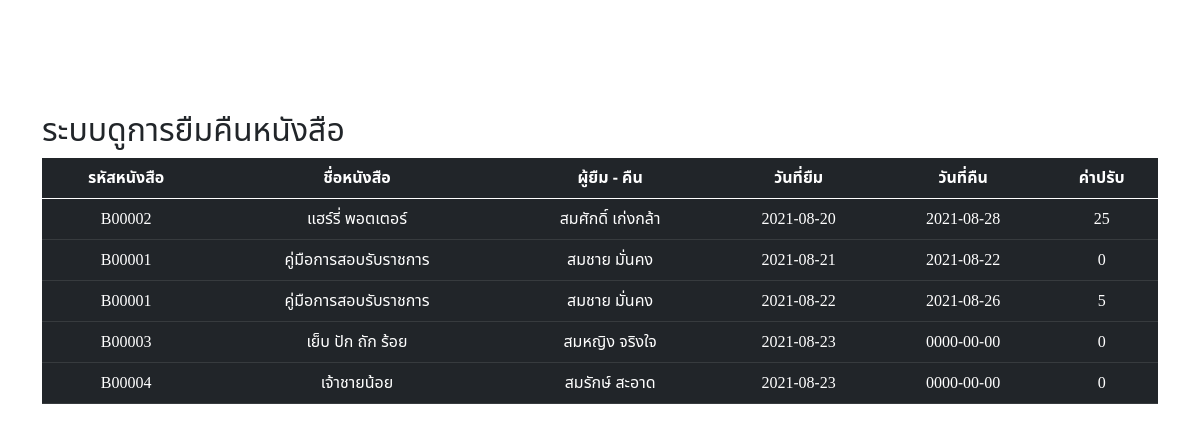
The page / on the database its author committed.
### tables this page shows
CREATE TABLE `tb_borrow_book` (
  `br_date_br` date NOT NULL,
  `br_date_rt` date NOT NULL,
  `b_id` varchar(6) NOT NULL,
  `m_user` varchar(40) NOT NULL,
  `br_fine` int(3) DEFAULT NULL
);

CREATE TABLE `tb_book` (
  `b_id` varchar(6) NOT NULL,
  `b_name` tinytext NOT NULL,
  `b_writer` tinytext,
  `b_category` int(2) NOT NULL,
  `b_price` int(4) DEFAULT NULL
);

CREATE TABLE `tb_member` (
  `m_user` varchar(40) NOT NULL,
  `m_pass` tinytext NOT NULL,
  `m_name` tinytext NOT NULL,
  `m_phone` tinytext
);

### index.php (the view, shortened to what this page needs)
<!doctype html>
<html lang="en">
    <head>
        <link href="https://cdn.jsdelivr.net/npm/bootstrap@5.0.1/dist/css/bootstrap.min.css" rel="stylesheet">
        <link rel="stylesheet" href="https://pro.fontawesome.com/releases/v5.10.0/css/all.css"/>
        <link rel="stylesheet" href="css/bg.css">
    </head>
    <body>
        <?php
            include("config.php");
        ?>
        <div class="container mt-3">
            <br><br><br><br>
            <h2>ระบบดูการยืมคืนหนังสือ</h2>
            <table class="table table-dark table-hover text-center">
                <thead>
                    <tr>
                        <th>รหัสหนังสือ</th>
                        <th>ชื่อหนังสือ</th>
                        <th>ผู้ยืม - คืน</th>
                        <th>วันที่ยืม</th>
                        <th>วันที่คืน</th>
                        <th>ค่าปรับ</th>
                    </tr>
                </thead>
                <tbody>
                    <?php
                        $sql = "SELECT tb_borrow_book.*, tb_book.b_name, tb_member.m_name
                                FROM tb_borrow_book
                                JOIN tb_book ON tb_borrow_book.b_id = tb_book.b_id
                                JOIN tb_member ON tb_borrow_book.m_user = tb_member.m_user";
                        $query = mysqli_query($conn, $sql);
                        while ($row = mysqli_fetch_array($query)) {
                    ?>
                        <tr>
                            <td><?=$row['b_id']?></td>
                            <td><?=$row['b_name']?></td>
                            <td><?=$row['m_name']?></td>
                            <td><?=$row['br_date_br']?></td>
                            <td><?=$row['br_date_rt']?></td>
                            <td><?=$row['br_fine']?></td>
                        </tr>
                    <?php } ?>
                </tbody>
            </table>
        </div>
    </body>
</html>

### css/bg.css (style rules this page uses)
body { font-family: "Noto Sans Thai", serif !important; }

### rows shown on the page
tb_borrow_book: b "B00002", b.b_name "แฮร์รี่ พอตเตอร์", m_user.m_name "สมศักดิ์ เก่งกล้า", br_date_br "2021-08-20", br_date_rt "2021-08-28", br_fine "25"
tb_borrow_book: b "B00001", b.b_name "คู่มือการสอบรับราชการ", m_user.m_name "สมชาย มั่นคง", br_date_br "2021-08-21", br_date_rt "2021-08-22", br_fine "0"
tb_borrow_book: b "B00001", b.b_name "คู่มือการสอบรับราชการ", m_user.m_name "สมชาย มั่นคง", br_date_br "2021-08-22", br_date_rt "2021-08-26", br_fine "5"
tb_borrow_book: b "B00003", b.b_name "เย็บ ปัก ถัก ร้อย", m_user.m_name "สมหญิง จริงใจ", br_date_br "2021-08-23", br_date_rt "0000-00-00", br_fine "0"
tb_borrow_book: b "B00004", b.b_name "เจ้าชายน้อย", m_user.m_name "สมรักษ์ สะอาด", br_date_br "2021-08-23", br_date_rt "0000-00-00", br_fine "0"
